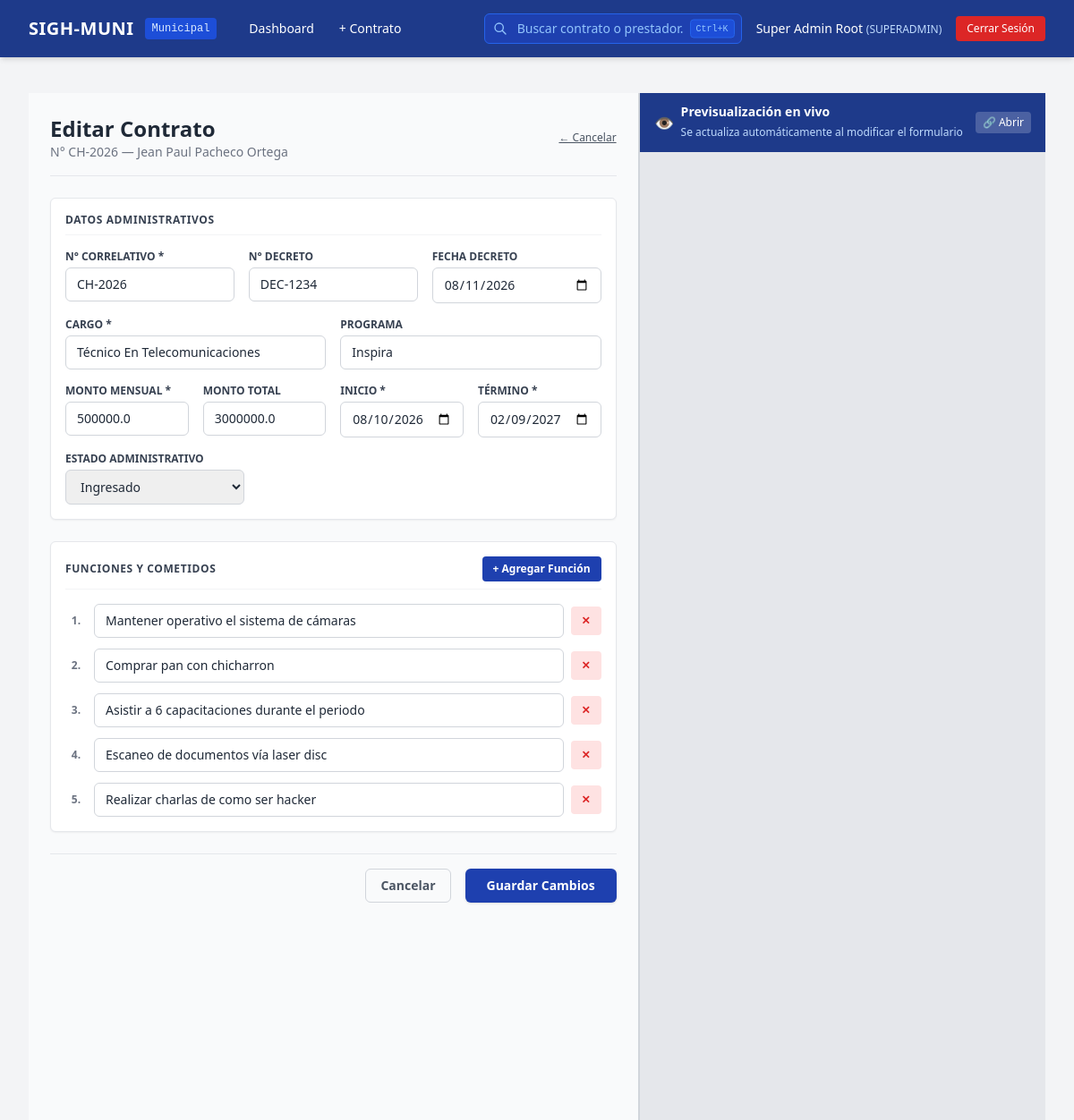
/contracts/3/edit (signed in), run on the app's committed database.
### app/models/contract.py (models this page shows, shortened)
class Contract(db.Model):
    __tablename__ = 'contracts'
    id = db.Column(db.Integer, primary_key=True)
    provider_id = db.Column(db.Integer, db.ForeignKey('service_providers.id'), nullable=False)
    department_id = db.Column(db.Integer, db.ForeignKey('departments.id'), nullable=False)
    creation_type = db.Column(db.String(50), default='CREADO')
    contract_number = db.Column(db.String(50), unique=True, nullable=False)
    decline_number = db.Column(db.String(50), nullable=True)
    decline_date = db.Column(db.Date, nullable=True)
    position_title = db.Column(db.String(150), nullable=False)
    program_name = db.Column(db.String(150), nullable=True)
    monthly_amount_gross = db.Column(db.Float, nullable=False)
    total_contract_amount = db.Column(db.Float, nullable=False)
    start_date = db.Column(db.Date, nullable=False)
    end_date = db.Column(db.Date, nullable=False)
    pdf_file_path = db.Column(db.String(255), nullable=True)
    ocr_processed = db.Column(db.Integer, default=0)
    status = db.Column(db.String(30), default='BORRADOR')
    created_at = db.Column(db.DateTime, default=datetime.utcnow)
    provider = db.relationship('ServiceProvider', back_populates='contracts', lazy=True)
    department = db.relationship('Department', backref=db.backref('department_contracts', lazy=True))
    functions = db.relationship('ContractFunction', backref='contract', cascade='all, delete-orphan', lazy=True,
                                order_by='ContractFunction.function_order')
    payments = db.relationship('MonthlyPayment', back_populates='contract', lazy=True, cascade='all, delete-orphan')

class ContractFunction(db.Model):
    __tablename__ = 'contract_functions'
    id = db.Column(db.Integer, primary_key=True)
    contract_id = db.Column(db.Integer, db.ForeignKey('contracts.id'), nullable=False)
    function_order = db.Column(db.Integer, nullable=False)
    function_description = db.Column(db.Text, nullable=False)
    is_mandatory_for_payment = db.Column(db.Integer, default=1)
    created_at = db.Column(db.DateTime, default=datetime.utcnow)

### app/models/provider.py (models this page shows, shortened)
class ServiceProvider(db.Model):
    __tablename__ = 'service_providers'
    id = db.Column(db.Integer, primary_key=True, autoincrement=True)
    rut = db.Column(db.String(20), nullable=False, unique=True, index=True)
    first_name = db.Column(db.String(100), nullable=False)
    paternal_last_name = db.Column(db.String(100), nullable=False)
    maternal_last_name = db.Column(db.String(100), nullable=True)
    email = db.Column(db.String(120), nullable=True)
    phone = db.Column(db.String(50), nullable=True)
    address = db.Column(db.Text, nullable=True)
    bank_name = db.Column(db.String(100), nullable=True)
    account_type = db.Column(db.String(50), nullable=True)
    account_number = db.Column(db.String(50), nullable=True)
    created_at = db.Column(db.DateTime, nullable=False, default=datetime.utcnow)
    contracts = db.relationship('Contract', back_populates='provider', lazy=True, cascade="all, delete-orphan")
    @property
    def full_name(self):
        maternal = f" {self.maternal_last_name}" if self.maternal_last_name else ""
        return f"{self.first_name} {self.paternal_last_name}{maternal}"

### app/routes/contract_builder.py (the view, shortened to what this page needs)
@contract_builder_bp.route('/<int:contract_id>/edit', methods=['GET', 'POST'])
@login_required
@role_required('ADMIN_RRHH', 'SUPERADMIN', 'JEFE_DEPTO')
def edit(contract_id):
    contract = Contract.query.get_or_404(contract_id)
    providers = ServiceProvider.query.order_by(ServiceProvider.paternal_last_name).all()
    departments = Department.query.filter_by(is_active=1).all()
    return render_template('contracts/edit.html', contract=contract, providers=providers, departments=departments)

### app/__init__.py (called while the page is built)
def create_app(config_class=Config):
    app = Flask(__name__)
    app.config.from_object(config_class)
    os.makedirs(app.config['UPLOAD_FOLDER'], exist_ok=True)
    db.init_app(app)
    migrate.init_app(app, db)
    if 'sqlite' in app.config['SQLALCHEMY_DATABASE_URI']:
        from sqlalchemy import event
        from sqlalchemy.engine import Engine
        @event.listens_for(Engine, "connect")
        def set_sqlite_pragma(dbapi_connection, connection_record):
            cursor = dbapi_connection.cursor()
            cursor.execute("PRAGMA foreign_keys=ON;")
            cursor.close()
    from app.auth.routes import auth_bp
    app.register_blueprint(auth_bp, url_prefix='/auth')
    from app.routes import register_routes
    register_routes(app)
    return app

### app/auth/utils.py (called while the page is built)
def login_required(f):
    @wraps(f)
    def decorated_function(*args, **kwargs):
        if 'user_id' not in session:
            flash('Debes iniciar sesión para acceder a esta sección.', 'warning')
            return redirect(url_for('auth.login', next=request.url))
        return f(*args, **kwargs)
    return decorated_function

def role_required(*allowed_roles):
    def decorator(f):
        @wraps(f)
        def decorated_function(*args, **kwargs):
            if 'user_id' not in session:
                flash('Debes iniciar sesión para acceder.', 'warning')
                return redirect(url_for('auth.login'))
            user_role = session.get('user_role')
            if user_role not in allowed_roles and 'SUPERADMIN' not in allowed_roles and user_role != 'SUPERADMIN':
                flash('No tienes permisos suficientes para acceder a este módulo.', 'danger')
                return redirect(url_for('dashboard.index'))
            return f(*args, **kwargs)
        return decorated_function
    return decorator

### app/templates/contracts/edit.html (shortened to what this page needs)
{% extends "base.html" %}
{% block content %}
<div class="flex h-[calc(100vh-64px)]" id="split_view_container">
    <div class="w-3/5 overflow-y-auto bg-gray-50 border-r border-gray-300" id="left_panel">
        <div class="p-6 max-w-3xl mx-auto">
            <div class="border-b border-gray-200 pb-4 mb-6 flex justify-between items-center">
                <div>
                    <h1 class="text-2xl font-bold text-gray-800">Editar Contrato</h1>
                    <p class="text-sm text-gray-500">N° {{ contract.contract_number }} — {{ contract.provider.full_name }}</p>
                </div>
                <a href="{{ url_for('contract_builder.detail', contract_id=contract.id) }}" class="text-xs text-gray-600 hover:text-gray-900 underline">← Cancelar</a>
            </div>
            <form method="POST" class="space-y-6" id="contract_form">
                <div class="bg-white p-4 rounded-md border border-gray-200 shadow-sm space-y-4">
                    <h2 class="text-xs font-bold text-gray-700 uppercase tracking-wider border-b border-gray-100 pb-2">Datos Administrativos</h2>
                    <div class="grid grid-cols-1 md:grid-cols-3 gap-4">
                        <div>
                            <label class="block text-xs font-semibold text-gray-700 uppercase mb-1">N° Correlativo *</label>
                            <input type="text" name="contract_number" id="contract_number" value="{{ contract.contract_number }}" required
                                class="w-full px-3 py-2 border border-gray-300 rounded-md text-sm focus:ring-2 focus:ring-blue-500 focus:border-blue-500 transition preview-trigger">
                        </div>
                        <div>
                            <label class="block text-xs font-semibold text-gray-700 uppercase mb-1">N° Decreto</label>
                            <input type="text" name="decline_number" id="decline_number" value="{{ contract.decline_number or '' }}"
                                class="w-full px-3 py-2 border border-gray-300 rounded-md text-sm focus:ring-2 focus:ring-blue-500 focus:border-blue-500 transition preview-trigger">
                        </div>
                        <div>
                            <label class="block text-xs font-semibold text-gray-700 uppercase mb-1">Fecha Decreto</label>
                            <input type="date" name="decline_date" id="decline_date" value="{{ contract.decline_date.strftime('%Y-%m-%d') if contract.decline_date else '' }}"
                                class="w-full px-3 py-2 border border-gray-300 rounded-md text-sm focus:ring-2 focus:ring-blue-500 focus:border-blue-500 transition preview-trigger">
                        </div>
                    </div>
                    <div class="grid grid-cols-1 md:grid-cols-2 gap-4">
                        <div>
                            <label class="block text-xs font-semibold text-gray-700 uppercase mb-1">Cargo *</label>
                            <input type="text" name="position_title" id="position_title" value="{{ contract.position_title }}" required
                                class="w-full px-3 py-2 border border-gray-300 rounded-md text-sm focus:ring-2 focus:ring-blue-500 focus:border-blue-500 transition preview-trigger">
                        </div>
                        <div>
                            <label class="block text-xs font-semibold text-gray-700 uppercase mb-1">Programa</label>
                            <input type="text" name="program_name" id="program_name" value="{{ contract.program_name or '' }}"
                                class="w-full px-3 py-2 border border-gray-300 rounded-md text-sm focus:ring-2 focus:ring-blue-500 focus:border-blue-500 transition preview-trigger">
                        </div>
                    </div>
                    <div class="grid grid-cols-1 md:grid-cols-4 gap-4">
                        <div>
                            <label class="block text-xs font-semibold text-gray-700 uppercase mb-1">Monto Mensual *</label>
                            <input type="number" step="0.01" name="monthly_amount_gross" id="monthly_amount_gross" value="{{ contract.monthly_amount_gross }}" required
                                class="w-full px-3 py-2 border border-gray-300 rounded-md text-sm focus:ring-2 focus:ring-blue-500 focus:border-blue-500 transition preview-trigger">
                        </div>
                        <div>
                            <label class="block text-xs font-semibold text-gray-700 uppercase mb-1">Monto Total</label>
                            <input type="number" step="0.01" name="total_contract_amount" id="total_contract_amount" value="{{ contract.total_contract_amount }}"
                                class="w-full px-3 py-2 border border-gray-300 rounded-md text-sm focus:ring-2 focus:ring-blue-500 focus:border-blue-500 transition">
                        </div>
                        <div>
                            <label class="block text-xs font-semibold text-gray-700 uppercase mb-1">Inicio *</label>
                            <input type="date" name="start_date" id="start_date" value="{{ contract.start_date.strftime('%Y-%m-%d') }}" required
                                class="w-full px-3 py-2 border border-gray-300 rounded-md text-sm focus:ring-2 focus:ring-blue-500 focus:border-blue-500 transition preview-trigger">
                        </div>
                        <div>
                            <label class="block text-xs font-semibold text-gray-700 uppercase mb-1">Término *</label>
                            <input type="date" name="end_date" id="end_date" value="{{ contract.end_date.strftime('%Y-%m-%d') }}" required
                                class="w-full px-3 py-2 border border-gray-300 rounded-md text-sm focus:ring-2 focus:ring-blue-500 focus:border-blue-500 transition preview-trigger">
                        </div>
                    </div>
                    <div>
                        <label class="block text-xs font-semibold text-gray-700 uppercase mb-1">Estado Administrativo</label>
                        <select name="status" id="status" class="w-full md:w-1/3 px-3 py-2 border border-gray-300 rounded-md text-sm focus:ring-2 focus:ring-blue-500 focus:border-blue-500 transition">
                            <option value="INGRESADO" {% if contract.status == 'INGRESADO' %}selected{% endif %}>Ingresado</option>
                        </select>
                    </div>
                </div>
                <div class="bg-white p-4 rounded-md border border-gray-200 shadow-sm space-y-4">
                    <div class="flex justify-between items-center border-b border-gray-100 pb-2">
                        <h2 class="text-xs font-bold text-gray-700 uppercase tracking-wider">Funciones y Cometidos</h2>
                        <button type="button" id="add_function_btn" class="bg-blue-800 hover:bg-blue-900 text-white text-xs px-3 py-1.5 rounded transition font-semibold">
                            + Agregar Función
                        </button>
                    </div>
                    <div id="functions_container" class="space-y-3">
                        {% for func in contract.functions %}
                        <div class="flex items-center space-x-2 function-row">
                            <span class="text-xs font-bold text-gray-500 w-6 text-center index-label">{{ loop.index }}.</span>
                            <input type="text" name="functions[]" value="{{ func.function_description }}" required
                                class="flex-grow px-3 py-2 border border-gray-300 rounded-md text-sm focus:ring-2 focus:ring-blue-500 focus:border-blue-500 transition preview-trigger-function">
                            <button type="button" onclick="removeFunctionRow(this)" class="bg-red-100 text-red-600 hover:bg-red-200 px-3 py-2 rounded text-xs font-bold">✕</button>
                        </div>
                        {% endfor %}
                    </div>
                </div>
                <div class="flex justify-end space-x-4 pt-4 border-t border-gray-200 pb-8">
                    <a href="{{ url_for('contract_builder.detail', contract_id=contract.id) }}" class="px-4 py-2 border border-gray-300 rounded-md text-sm font-semibold text-gray-600 hover:bg-gray-50 transition">Cancelar</a>
                    <button type="submit" class="px-6 py-2 bg-blue-800 hover:bg-blue-900 text-white rounded-md text-sm font-semibold shadow transition">
                        Guardar Cambios
                    </button>
                </div>
            </form>
        </div>
    </div>
    <div class="w-2/5 bg-gray-100 flex flex-col border-l border-gray-300" id="right_panel">
        <div class="bg-blue-900 text-white px-4 py-3 flex justify-between items-center shadow-sm">
            <div class="flex items-center gap-2">
                <span class="text-lg">👁️</span>
                <div>
                    <span class="font-semibold text-sm block leading-tight">Previsualización en vivo</span>
                    <span class="text-xs text-blue-200 leading-tight">Se actualiza automáticamente al modificar el formulario</span>
                </div>
            </div>
            <div class="flex items-center gap-3">
                <a href="{{ url_for('contract_builder.preview', contract_id=contract.id) }}" target="_blank"
                   class="text-xs bg-white/20 hover:bg-white/30 px-2 py-1 rounded transition" title="Abrir vista previa completa">
                    🔗 Abrir
                </a>
            </div>
        </div>
        <div class="flex-grow relative bg-gray-200">
            <iframe id="preview_iframe" class="w-full h-full border-0"></iframe>
        </div>
    </div>
</div>
{% endblock %}

### data on the page
Contract: contract_number "CH-2026", decline_number "DEC-1234", decline_date "08/11/2026", position_title "Técnico En Telecomunicaciones", program_name "Inspira", monthly_amount_gross "500000.0", total_contract_amount "3000000.0", start_date "08/10/2026", end_date "02/09/2027", status "Ingresado"
ServiceProvider: provider.full_name "Jean Paul Pacheco Ortega"
ContractFunction: function_description "Mantener operativo el sistema de cámaras"
ContractFunction: function_description "Comprar pan con chicharron"
ContractFunction: function_description "Asistir a 6 capacitaciones durante el periodo"
ContractFunction: function_description "Escaneo de documentos vía laser disc"
ContractFunction: function_description "Realizar charlas de como ser hacker"

### other printed values
{{ g.municipio_nombre | default('SIGH-MUNI') }} "SIGH-MUNI"
{{ g.municipio_region | default('Municipal') }} "Municipal"
{{ session.get('user_name') }} "Super Admin Root"
{{ session.get('user_role') }} "SUPERADMIN"
